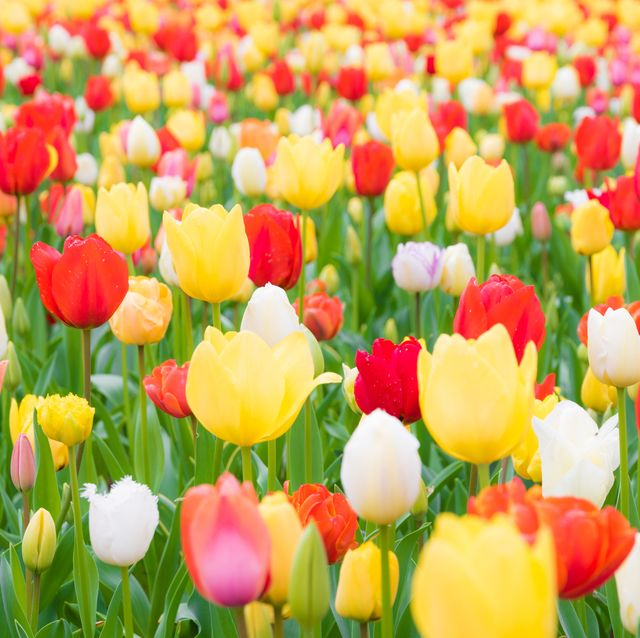
#> input picture 002-Scaling 2D image and Transformation/images/tulips.jpg, 640 x 638 px, found by its file name
$ jupyter execute color-images.ipynb   (shell and % lines are left out)
#> lines starting #> are read from the running program, lines starting #| are printed output that depends on the picture; after the words box and inside, x2 and y2 are one past the last pixel; in counts of white or black regions, pixels touching at a corner belong together
## Color Images

[cell 1]
import cv2
import numpy as np
import matplotlib.pyplot as plt

### Matplotlib reads color images as RGB

[cell 2]
color_img = plt.imread('/home/thura/Desktop/computer-vision-and-DL/CV-course1/1-intro-to-images/images/tulips.jpg')
#> color_img is the input picture: shape (638, 640, 3); mean R, G, B 197.5, 161.1, 87.5

[cell 3]
plt.imshow(color_img)

[cell 4]
color_img.shape
#> Out = (638, 640, 3)

[cell 5]
type(color_img)

[cell 6]
color_img.dtype

[cell 7]
R = color_img[:, :, 0]
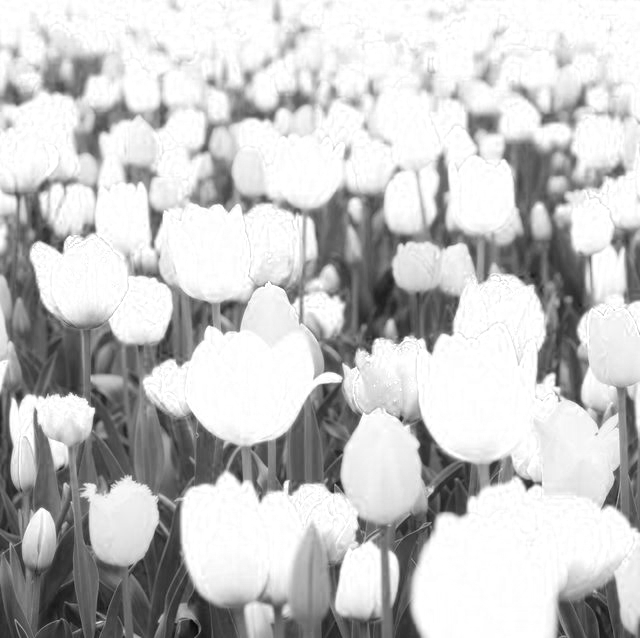
#> R: shape (638, 640); min 6, max 255, mean 197.5
G = color_img[:, :, 1]
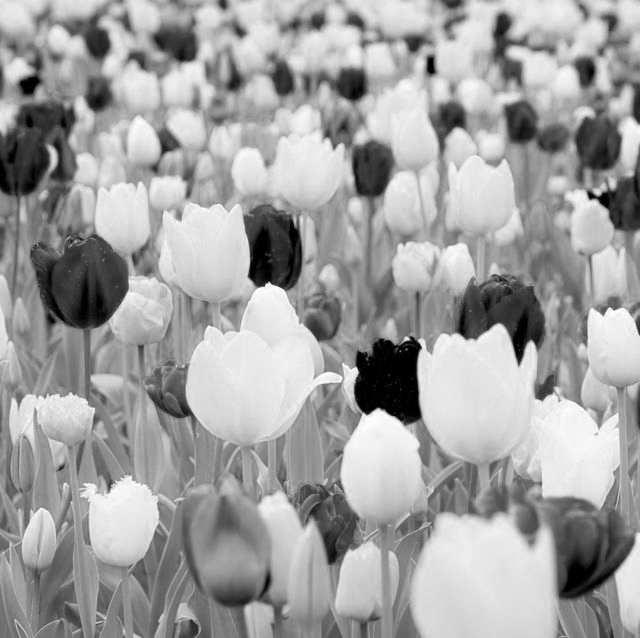
#> G: shape (638, 640); min 0, max 255, mean 161.1
B = color_img[:, :, 2]
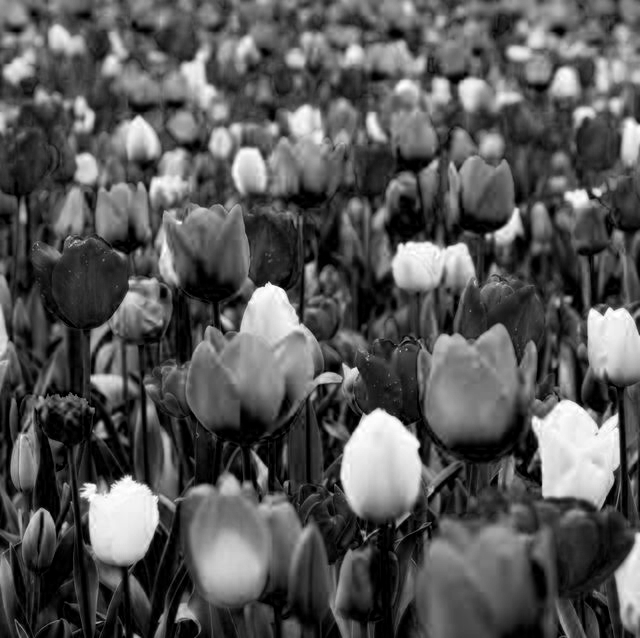
#> B: shape (638, 640); min 0, max 255, mean 87.5

[cell 8]
plt.figure(1)

plt.subplot(231)
plt.imshow(color_img)
plt.xticks([])
plt.yticks([])

plt.subplot(232)
plt.imshow(color_img)
plt.xticks([])
plt.yticks([])

plt.subplot(233)
plt.imshow(color_img)
plt.xticks([])
plt.yticks([])

plt.subplot(234)
plt.imshow(R, cmap='gray')
plt.xticks([])
plt.yticks([])
plt.title('Red')

plt.subplot(235)
plt.imshow(G, cmap='gray')
plt.xticks([])
plt.yticks([])
plt.title('Green')

plt.subplot(236)
plt.imshow(B, cmap='gray')
plt.xticks([])
plt.yticks([])
plt.title('Blue')

plt.show()

### OpenCV reads color images as BGR

[cell 9]
# OpenCV reads image in BGR ordering
color_img = cv2.imread('/home/thura/Desktop/computer-vision-and-DL/CV-course1/1-intro-to-images/images/tulips.jpg')

# Reverse the order from BGR to RGB
color_img = color_img[:, :, ::-1]

R = color_img[:, :, 0]
G = color_img[:, :, 1]
B = color_img[:, :, 2]

[cell 10]
plt.figure(1)

plt.subplot(231)
plt.imshow(color_img)
plt.xticks([])
plt.yticks([])

plt.subplot(232)
plt.imshow(color_img)
plt.xticks([])
plt.yticks([])

plt.subplot(233)
plt.imshow(color_img)
plt.xticks([])
plt.yticks([])

plt.subplot(234)
plt.imshow(R, cmap='gray')
plt.xticks([])
plt.yticks([])
plt.title('Red')

plt.subplot(235)
plt.imshow(G, cmap='gray')
plt.xticks([])
plt.yticks([])
plt.title('Green')

plt.subplot(236)
plt.imshow(B, cmap='gray')
plt.xticks([])
plt.yticks([])
plt.title('Blue')

plt.show()

[cell 11]
R[100:400, 100:400] = 255
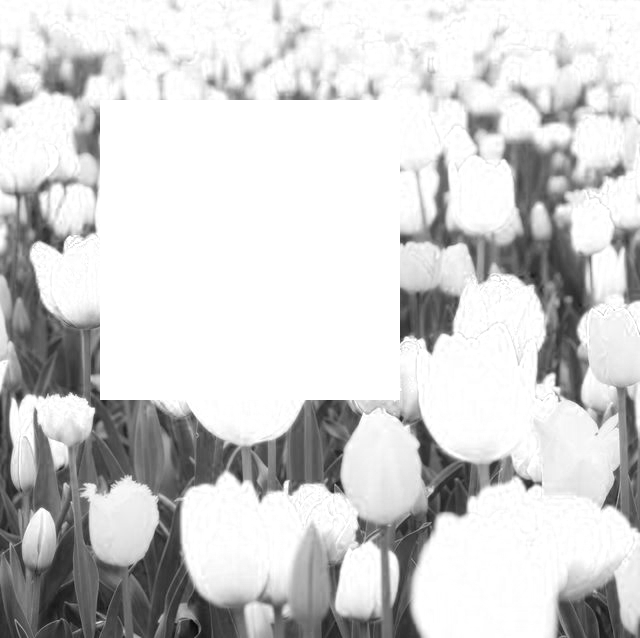
#> R: shape (638, 640); 17.32% of pixels changed, all inside (x1, y1, x2, y2) = (100, 100, 400, 400)
G[100:400, 100:400] = 0
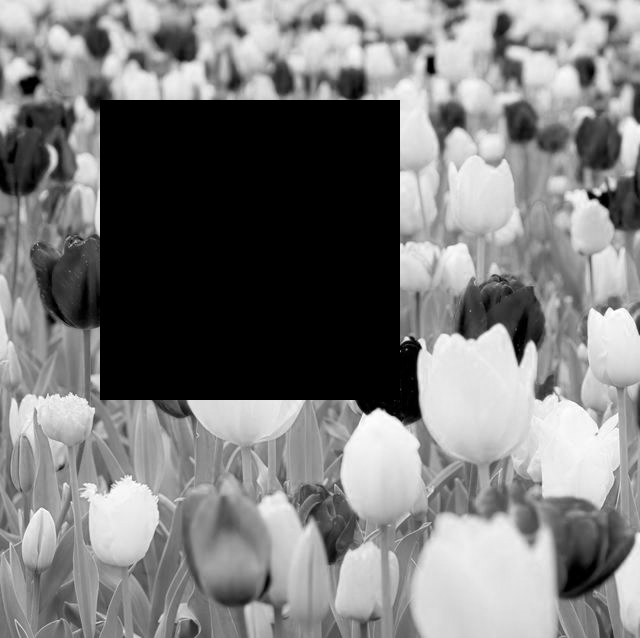
#> G: shape (638, 640); min 0, max 255, mean 124
B[100:400, 100:400] = 0
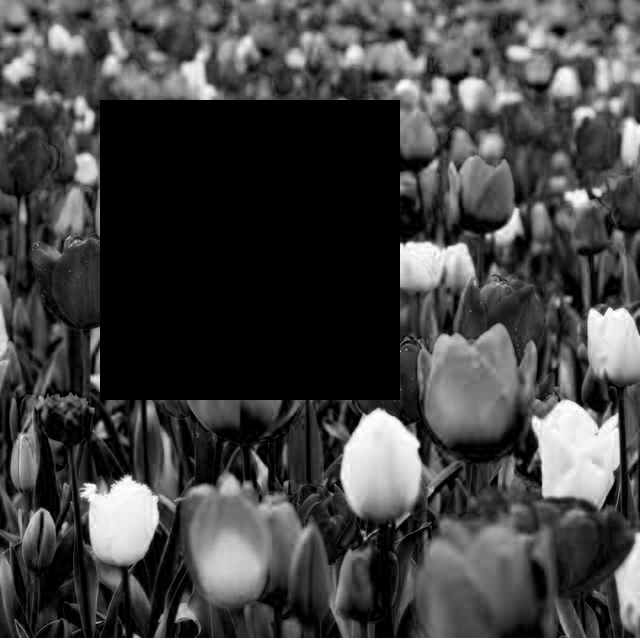
#> B: shape (638, 640); min 0, max 255, mean 66.9
color_img[:, :, 0] = R
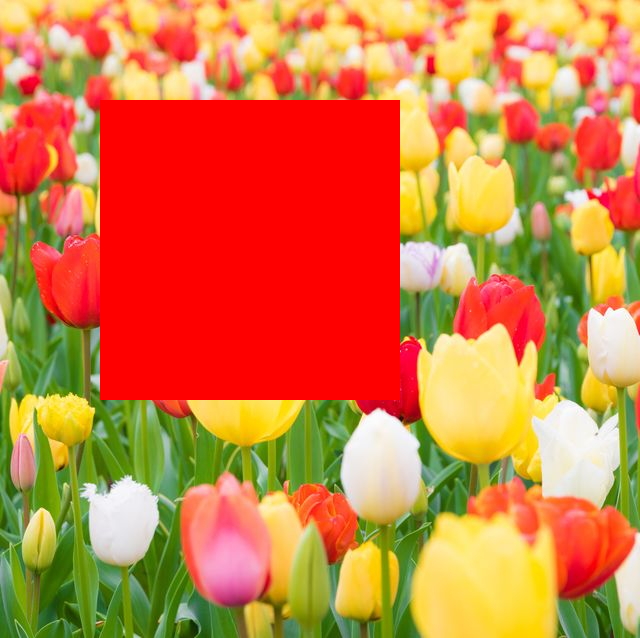
#> color_img: shape (638, 640, 3); mean R, G, B 208.2, 124, 66.9
color_img[:, :, 1] = G
color_img[:, :, 2] = B

plt.figure(1)

plt.subplot(231)
plt.imshow(color_img)
plt.xticks([])
plt.yticks([])

plt.subplot(232)
plt.imshow(color_img)
plt.xticks([])
plt.yticks([])

plt.subplot(233)
plt.imshow(color_img)
plt.xticks([])
plt.yticks([])

plt.subplot(234)
plt.imshow(R, cmap='gray')
plt.xticks([])
plt.yticks([])
plt.title('Red')

plt.subplot(235)
plt.imshow(G, cmap='gray')
plt.xticks([])
plt.yticks([])
plt.title('Green')

plt.subplot(236)
plt.imshow(B, cmap='gray')
plt.xticks([])
plt.yticks([])
plt.title('Blue')

plt.show()

### Quiz
Construct an image in **python** with RGB and BGR seperations.

[cell 12]
## Solution
# RGB
RGB = np.zeros((100, 150, 3), dtype='uint8')
RGB[:, 0:50, 0] = 255  # red channel
RGB[:, 50:100, 1] = 255  # green channel
RGB[:, 100:150, 2] = 255  # blue channel
plt.imshow(RGB)
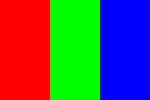
#> shown: shape (100, 150, 3); mean R, G, B 85, 85, 85
